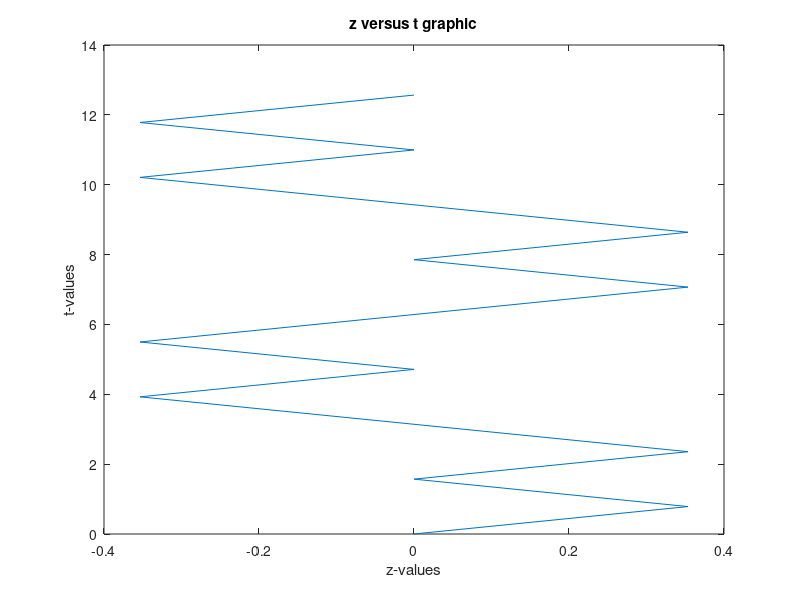

Reproduce this figure in MATLAB.
% Problem3: Midterm Exam, Kaan Işıldak

i=1;

for t=0:pi/4:4*pi
    y=(sin(t))^3;
    if ((y>=0.5) || (y<=-0.5))
        z(i)=0;
    else
        z(i)=y;
    end
    i=i+1;
end
t=0:pi/4:4*pi;
plot(z,t)
xlabel('z-values')
ylabel('t-values')
title('z versus t graphic')
